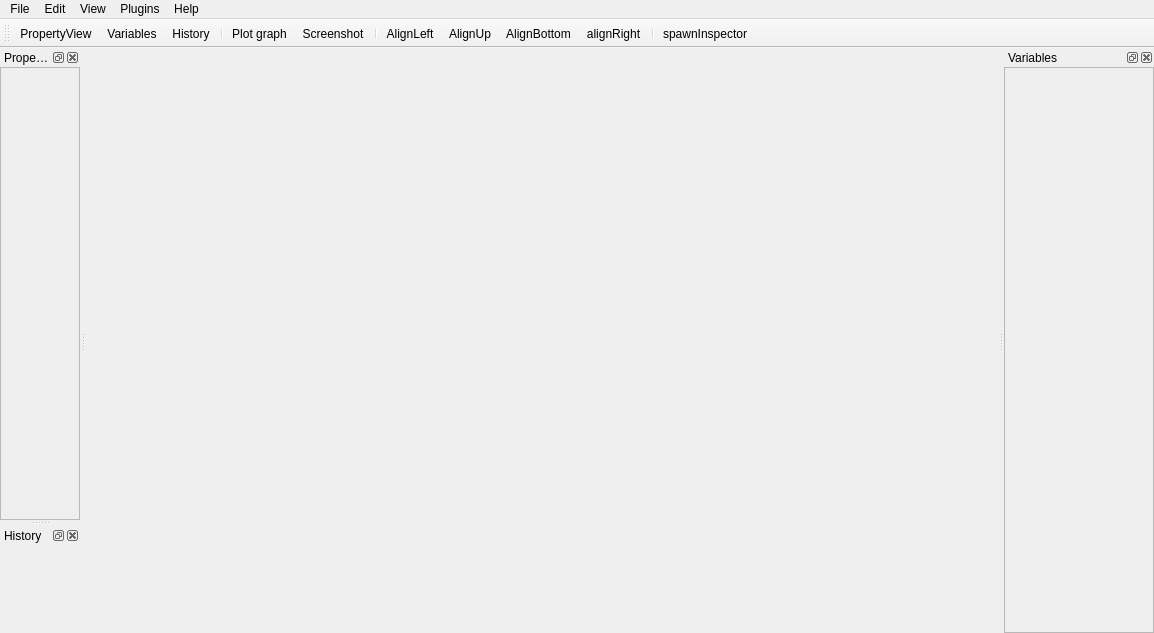
<?xml version="1.0" encoding="UTF-8"?>
<ui version="4.0">
 <class>MainWindow</class>
 <widget class="QMainWindow" name="MainWindow">
  <property name="enabled">
   <bool>true</bool>
  </property>
  <property name="geometry">
   <rect>
    <x>0</x>
    <y>0</y>
    <width>1154</width>
    <height>633</height>
   </rect>
  </property>
  <property name="windowTitle">
   <string>PyFlow</string>
  </property>
  <property name="windowIcon">
   <iconset resource="../nodes_res.qrc">
    <normaloff>:/icons/resources/LogoBpApp.png</normaloff>:/icons/resources/LogoBpApp.png</iconset>
  </property>
  <property name="documentMode">
   <bool>false</bool>
  </property>
  <property name="dockOptions">
   <set>QMainWindow::AllowTabbedDocks</set>
  </property>
  <widget class="QWidget" name="centralwidget">
   <property name="locale">
    <locale language="English" country="UnitedStates"/>
   </property>
   <layout class="QGridLayout" name="gridLayout_3">
    <property name="leftMargin">
     <number>1</number>
    </property>
    <property name="topMargin">
     <number>1</number>
    </property>
    <property name="rightMargin">
     <number>1</number>
    </property>
    <property name="bottomMargin">
     <number>1</number>
    </property>
    <property name="spacing">
     <number>1</number>
    </property>
    <item row="0" column="0">
     <widget class="QSplitter" name="horizontal_splitter">
      <property name="styleSheet">
       <string notr="true"/>
      </property>
      <property name="orientation">
       <enum>Qt::Horizontal</enum>
      </property>
      <widget class="QWidget" name="SceneWidget" native="true">
       <layout class="QGridLayout" name="gridLayout">
        <property name="leftMargin">
         <number>1</number>
        </property>
        <property name="topMargin">
         <number>1</number>
        </property>
        <property name="rightMargin">
         <number>1</number>
        </property>
        <property name="bottomMargin">
         <number>1</number>
        </property>
        <item row="0" column="0">
         <layout class="QGridLayout" name="SceneLayout">
          <property name="sizeConstraint">
           <enum>QLayout::SetMaximumSize</enum>
          </property>
         </layout>
        </item>
       </layout>
      </widget>
     </widget>
    </item>
   </layout>
  </widget>
  <widget class="QMenuBar" name="menuBar">
   <property name="geometry">
    <rect>
     <x>0</x>
     <y>0</y>
     <width>1154</width>
     <height>21</height>
    </rect>
   </property>
   <widget class="QMenu" name="menuEdit">
    <property name="title">
     <string>Edit</string>
    </property>
    <addaction name="actionDelete"/>
    <addaction name="separator"/>
    <addaction name="actionClear_history"/>
   </widget>
   <widget class="QMenu" name="menuView">
    <property name="title">
     <string>View</string>
    </property>
    <addaction name="actionVariables"/>
    <addaction name="actionHistory"/>
    <addaction name="actionPropertyView"/>
   </widget>
   <widget class="QMenu" name="menuFile">
    <property name="title">
     <string>File</string>
    </property>
    <addaction name="actionNew"/>
    <addaction name="actionSave"/>
    <addaction name="actionLoad"/>
    <addaction name="actionSave_as"/>
   </widget>
   <widget class="QMenu" name="menuHelp">
    <property name="title">
     <string>Help</string>
    </property>
    <addaction name="actionPlot_graph"/>
    <addaction name="actionShortcuts"/>
   </widget>
   <widget class="QMenu" name="menuPlugins">
    <property name="title">
     <string>Plugins</string>
    </property>
    <addaction name="actionNew_Node"/>
    <addaction name="actionNew_Command"/>
    <addaction name="actionFunction_Library"/>
    <addaction name="actionNew_pin"/>
   </widget>
   <addaction name="menuFile"/>
   <addaction name="menuEdit"/>
   <addaction name="menuView"/>
   <addaction name="menuPlugins"/>
   <addaction name="menuHelp"/>
  </widget>
  <widget class="QToolBar" name="toolBar">
   <property name="windowTitle">
    <string>toolBar</string>
   </property>
   <attribute name="toolBarArea">
    <enum>TopToolBarArea</enum>
   </attribute>
   <attribute name="toolBarBreak">
    <bool>false</bool>
   </attribute>
   <addaction name="actionPropertyView"/>
   <addaction name="actionVariables"/>
   <addaction name="actionHistory"/>
   <addaction name="separator"/>
   <addaction name="actionPlot_graph"/>
   <addaction name="actionScreenshot"/>
   <addaction name="separator"/>
   <addaction name="actionAlignLeft"/>
   <addaction name="actionAlignUp"/>
   <addaction name="actionAlignBottom"/>
   <addaction name="actionAlignRight"/>
   <addaction name="separator"/>
   <addaction name="actionSpawnInspector"/>
  </widget>
  <widget class="QDockWidget" name="dockWidgetVariables">
   <property name="minimumSize">
    <size>
     <width>150</width>
     <height>113</height>
    </size>
   </property>
   <property name="floating">
    <bool>false</bool>
   </property>
   <property name="features">
    <set>QDockWidget::AllDockWidgetFeatures</set>
   </property>
   <property name="windowTitle">
    <string>Variables</string>
   </property>
   <attribute name="dockWidgetArea">
    <number>2</number>
   </attribute>
   <widget class="QWidget" name="dockWidgetContents_5">
    <layout class="QVBoxLayout" name="verticalLayout_2">
     <property name="leftMargin">
      <number>0</number>
     </property>
     <property name="topMargin">
      <number>0</number>
     </property>
     <property name="rightMargin">
      <number>0</number>
     </property>
     <property name="bottomMargin">
      <number>0</number>
     </property>
     <item>
      <widget class="QScrollArea" name="scrollArea_2">
       <property name="widgetResizable">
        <bool>true</bool>
       </property>
       <widget class="QWidget" name="scrollAreaWidgetContents_2">
        <property name="geometry">
         <rect>
          <x>0</x>
          <y>0</y>
          <width>148</width>
          <height>554</height>
         </rect>
        </property>
        <property name="sizePolicy">
         <sizepolicy hsizetype="Preferred" vsizetype="Preferred">
          <horstretch>0</horstretch>
          <verstretch>0</verstretch>
         </sizepolicy>
        </property>
        <layout class="QGridLayout" name="gridLayout_5">
         <property name="leftMargin">
          <number>0</number>
         </property>
         <property name="topMargin">
          <number>0</number>
         </property>
         <property name="rightMargin">
          <number>0</number>
         </property>
         <property name="bottomMargin">
          <number>0</number>
         </property>
         <item row="0" column="0">
          <layout class="QGridLayout" name="leftDockGridLayout"/>
         </item>
        </layout>
       </widget>
      </widget>
     </item>
    </layout>
   </widget>
  </widget>
  <widget class="QDockWidget" name="dockWidgetNodeView">
   <property name="minimumSize">
    <size>
     <width>80</width>
     <height>93</height>
    </size>
   </property>
   <property name="allowedAreas">
    <set>Qt::AllDockWidgetAreas</set>
   </property>
   <property name="windowTitle">
    <string>PropertyView</string>
   </property>
   <attribute name="dockWidgetArea">
    <number>1</number>
   </attribute>
   <widget class="QWidget" name="dockWidgetContents">
    <layout class="QVBoxLayout" name="verticalLayout">
     <property name="spacing">
      <number>0</number>
     </property>
     <property name="leftMargin">
      <number>0</number>
     </property>
     <property name="topMargin">
      <number>0</number>
     </property>
     <property name="rightMargin">
      <number>0</number>
     </property>
     <property name="bottomMargin">
      <number>0</number>
     </property>
     <item>
      <widget class="QScrollArea" name="scrollArea">
       <property name="widgetResizable">
        <bool>true</bool>
       </property>
       <widget class="QWidget" name="scrollAreaWidgetContents_3">
        <property name="geometry">
         <rect>
          <x>0</x>
          <y>0</y>
          <width>78</width>
          <height>383</height>
         </rect>
        </property>
        <layout class="QGridLayout" name="gridLayout_4">
         <property name="leftMargin">
          <number>0</number>
         </property>
         <property name="topMargin">
          <number>0</number>
         </property>
         <property name="rightMargin">
          <number>0</number>
         </property>
         <property name="bottomMargin">
          <number>0</number>
         </property>
         <item row="0" column="0">
          <layout class="QFormLayout" name="formLayout"/>
         </item>
        </layout>
       </widget>
      </widget>
     </item>
    </layout>
   </widget>
  </widget>
  <widget class="QDockWidget" name="dockWidgetUndoStack">
   <property name="enabled">
    <bool>true</bool>
   </property>
   <property name="windowIcon">
    <iconset resource="../nodes_res.qrc">
     <normaloff>:/icons/resources/history.png</normaloff>:/icons/resources/history.png</iconset>
   </property>
   <property name="windowTitle">
    <string>History</string>
   </property>
   <attribute name="dockWidgetArea">
    <number>1</number>
   </attribute>
   <widget class="QWidget" name="dockWidgetContents_3">
    <property name="sizePolicy">
     <sizepolicy hsizetype="Preferred" vsizetype="Expanding">
      <horstretch>0</horstretch>
      <verstretch>0</verstretch>
     </sizepolicy>
    </property>
    <layout class="QGridLayout" name="gridLayout_6">
     <property name="leftMargin">
      <number>1</number>
     </property>
     <property name="topMargin">
      <number>1</number>
     </property>
     <property name="rightMargin">
      <number>1</number>
     </property>
     <property name="bottomMargin">
      <number>1</number>
     </property>
     <property name="spacing">
      <number>1</number>
     </property>
    </layout>
   </widget>
  </widget>
  <action name="actionDelete">
   <property name="icon">
    <iconset resource="../nodes_res.qrc">
     <normaloff>:/icons/resources/delete_icon.png</normaloff>:/icons/resources/delete_icon.png</iconset>
   </property>
   <property name="text">
    <string>Delete</string>
   </property>
  </action>
  <action name="actionSave">
   <property name="icon">
    <iconset resource="../nodes_res.qrc">
     <normaloff>:/icons/resources/save_icon.png</normaloff>:/icons/resources/save_icon.png</iconset>
   </property>
   <property name="text">
    <string>Save</string>
   </property>
  </action>
  <action name="actionLoad">
   <property name="icon">
    <iconset resource="../nodes_res.qrc">
     <normaloff>:/icons/resources/folder_open_icon.png</normaloff>:/icons/resources/folder_open_icon.png</iconset>
   </property>
   <property name="text">
    <string>Load</string>
   </property>
  </action>
  <action name="actionSave_as">
   <property name="icon">
    <iconset resource="../nodes_res.qrc">
     <normaloff>:/icons/resources/save_as_icon.png</normaloff>:/icons/resources/save_as_icon.png</iconset>
   </property>
   <property name="text">
    <string>Save as</string>
   </property>
  </action>
  <action name="actionPlot_graph">
   <property name="icon">
    <iconset resource="../nodes_res.qrc">
     <normaloff>:/icons/resources/plot_icon.png</normaloff>:/icons/resources/plot_icon.png</iconset>
   </property>
   <property name="text">
    <string>Plot graph</string>
   </property>
  </action>
  <action name="actionScreenshot">
   <property name="icon">
    <iconset resource="../nodes_res.qrc">
     <normaloff>:/icons/resources/screenshot_icon.png</normaloff>:/icons/resources/screenshot_icon.png</iconset>
   </property>
   <property name="text">
    <string>Screenshot</string>
   </property>
  </action>
  <action name="actionShortcuts">
   <property name="icon">
    <iconset resource="../nodes_res.qrc">
     <normaloff>:/icons/resources/shortcuts_icon.png</normaloff>:/icons/resources/shortcuts_icon.png</iconset>
   </property>
   <property name="text">
    <string>Shortcuts</string>
   </property>
  </action>
  <action name="actionAlignLeft">
   <property name="icon">
    <iconset resource="../nodes_res.qrc">
     <normaloff>:/icons/resources/alignleft.png</normaloff>:/icons/resources/alignleft.png</iconset>
   </property>
   <property name="text">
    <string>AlignLeft</string>
   </property>
   <property name="toolTip">
    <string>Align selected nodes by the left most</string>
   </property>
  </action>
  <action name="actionAlignUp">
   <property name="icon">
    <iconset resource="../nodes_res.qrc">
     <normaloff>:/icons/resources/aligntop.png</normaloff>:/icons/resources/aligntop.png</iconset>
   </property>
   <property name="text">
    <string>AlignUp</string>
   </property>
   <property name="toolTip">
    <string>Align selected nodes by the up most</string>
   </property>
  </action>
  <action name="actionPropertyView">
   <property name="icon">
    <iconset resource="../nodes_res.qrc">
     <normaloff>:/icons/resources/property_icon.png</normaloff>:/icons/resources/property_icon.png</iconset>
   </property>
   <property name="text">
    <string>PropertyView</string>
   </property>
   <property name="toolTip">
    <string>toggle property view</string>
   </property>
  </action>
  <action name="actionAlignBottom">
   <property name="icon">
    <iconset resource="../nodes_res.qrc">
     <normaloff>:/icons/resources/alignbottom.png</normaloff>:/icons/resources/alignbottom.png</iconset>
   </property>
   <property name="text">
    <string>AlignBottom</string>
   </property>
  </action>
  <action name="actionAlignRight">
   <property name="icon">
    <iconset resource="../nodes_res.qrc">
     <normaloff>:/icons/resources/alignright.png</normaloff>:/icons/resources/alignright.png</iconset>
   </property>
   <property name="text">
    <string>alignRight</string>
   </property>
  </action>
  <action name="actionNew_Node">
   <property name="icon">
    <iconset resource="../nodes_res.qrc">
     <normaloff>:/icons/resources/brick.png</normaloff>:/icons/resources/brick.png</iconset>
   </property>
   <property name="text">
    <string>New node</string>
   </property>
   <property name="toolTip">
    <string>New node</string>
   </property>
  </action>
  <action name="actionNew_Command">
   <property name="icon">
    <iconset resource="../nodes_res.qrc">
     <normaloff>:/icons/resources/script.png</normaloff>:/icons/resources/script.png</iconset>
   </property>
   <property name="text">
    <string>New editor command</string>
   </property>
   <property name="toolTip">
    <string>New editor command</string>
   </property>
  </action>
  <action name="actionFunction_Library">
   <property name="icon">
    <iconset resource="../nodes_res.qrc">
     <normaloff>:/icons/resources/function.png</normaloff>:/icons/resources/function.png</iconset>
   </property>
   <property name="text">
    <string>New function library</string>
   </property>
   <property name="toolTip">
    <string>New function library</string>
   </property>
  </action>
  <action name="actionClear_history">
   <property name="icon">
    <iconset resource="../nodes_res.qrc">
     <normaloff>:/icons/resources/clear_icon.png</normaloff>:/icons/resources/clear_icon.png</iconset>
   </property>
   <property name="text">
    <string>Clear history</string>
   </property>
  </action>
  <action name="actionVariables">
   <property name="icon">
    <iconset resource="../nodes_res.qrc">
     <normaloff>:/icons/resources/variable.png</normaloff>:/icons/resources/variable.png</iconset>
   </property>
   <property name="text">
    <string>Variables</string>
   </property>
  </action>
  <action name="actionHistory">
   <property name="icon">
    <iconset resource="../nodes_res.qrc">
     <normaloff>:/icons/resources/history.png</normaloff>:/icons/resources/history.png</iconset>
   </property>
   <property name="text">
    <string>History</string>
   </property>
  </action>
  <action name="actionNew_pin">
   <property name="icon">
    <iconset resource="../nodes_res.qrc">
     <normaloff>:/icons/resources/pin.png</normaloff>:/icons/resources/pin.png</iconset>
   </property>
   <property name="text">
    <string>New pin</string>
   </property>
  </action>
  <action name="actionNew">
   <property name="icon">
    <iconset resource="../nodes_res.qrc">
     <normaloff>:/icons/resources/new_file_icon.png</normaloff>:/icons/resources/new_file_icon.png</iconset>
   </property>
   <property name="text">
    <string>New</string>
   </property>
  </action>
  <action name="actionSpawnInspector">
   <property name="icon">
    <iconset resource="../nodes_res.qrc">
     <normaloff>:/icons/resources/debug_icon.png</normaloff>:/icons/resources/debug_icon.png</iconset>
   </property>
   <property name="text">
    <string>spawnInspector</string>
   </property>
   <property name="toolTip">
    <string>Inspector window</string>
   </property>
  </action>
 </widget>
 <resources>
  <include location="../nodes_res.qrc"/>
 </resources>
 <connections/>
</ui>
